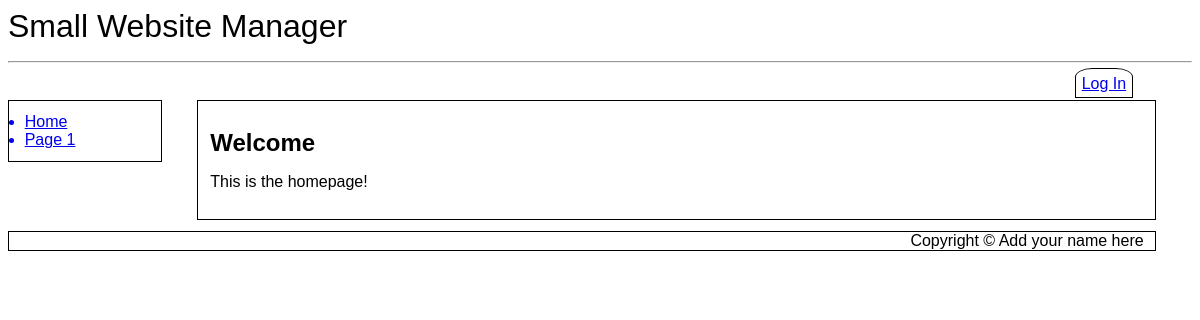
The page / on the database its author committed.
### tables this page shows
CREATE TABLE `SubMenus` (
  `MenuID` int(11) NOT NULL,
  `LinkID` int(11) NOT NULL,
  `Page_ID` int(11) NOT NULL DEFAULT 0,
  `Menu_Entry` varchar(20) NOT NULL,
  `Title` varchar(500) NOT NULL,
  `Active` tinyint(1) NOT NULL DEFAULT 1
);

CREATE TABLE `Cust_Pages` (
  `Page_ID` int(11) NOT NULL,
  `Page_Iteration` int(11) NOT NULL,
  `Parent_Iteration` int(11) NOT NULL DEFAULT 0,
  `Title` text NOT NULL,
  `Body` text NOT NULL,
  `Last_Modified` datetime NOT NULL DEFAULT current_timestamp(),
  `Last_Author` int(11) NOT NULL
);

### index.php (the view, shortened to what this page needs)
<?php
include ("db_connect.inc");
include ("header.inc");
include ("navbar.inc");
echo "<article id='main' style='margin-top: 0%'>";
echo "<div class='message'>$message</div><p>\r\n";
if ($_GET["page"]) {
	$handle = htmlspecialchars_decode($_GET["page"]);
	$handle = preg_replace('/_/', ' ', $handle);
	$query = "SELECT Cust_Pages.Title AS Title, Cust_Pages.Body AS Body FROM Cust_Pages INNER JOIN Cust_Pages_DATA ON Cust_Pages_DATA.Page_ID=Cust_Pages.Page_ID AND Cust_Pages_DATA.Page_Iteration=Cust_Pages.Page_Iteration WHERE Title='$handle' AND Cust_Pages_DATA.Active=1;";
} elseif ($_GET["pageID"] AND $_GET["iteration"]) {
	$query = "SELECT Title, Body FROM Cust_Pages WHERE Page_ID=".$_GET["pageID"]." AND Page_Iteration=".$_GET["iteration"]." ORDER BY Last_Modified DESC;";
} else {
	$query = "SELECT Cust_Pages.Title AS Title, Cust_Pages.Body AS Body FROM Cust_Pages INNER JOIN Cust_Pages_DATA ON Cust_Pages_DATA.Page_ID=Cust_Pages.Page_ID AND Cust_Pages_DATA.Page_Iteration=Cust_Pages.Page_Iteration WHERE Cust_Pages_DATA.Page_ID=1 AND Cust_Pages_DATA.Active=1;";
}
$result = mysqli_query($cxn,$query) or die ("Couldn't execute query.");
if ($row = mysqli_fetch_assoc($result))
{
	echo	"<h1>{$row['Title']}</h1>\r\n";
	echo	"<p>\r\n";
	$text = $row['Body'];
	$text = htmlentities($text);
	$patterns = array(
            "/\[link\](.*?)\[\/link\]/",
            "/\[url\](.*?)\[\/url\]/",
            "/\[img\](.*?)\[\/img\]/",
            "/\[b\](.*?)\[\/b\]/",
            "/\[u\](.*?)\[\/u\]/",
            "/\[i\](.*?)\[\/i\]/",
            "/\n/");
	$replacements = array(
            "<a href=\"\\1\">\\1</a>",
            "<a href=\"\\1\">\\1</a>",
            "<img src=\"\\1\">",
            "<strong>\\1</strong>",
            "<u>\\1</u>",
            "<em>\\1</em>",
            "<br>");
	$newText = preg_replace($patterns,$replacements, $text);
	echo $newText;
	echo "</p>\r\n";
}
echo "</article>\r\n";
include ("footer.inc");
?>

### navbar.inc (shortened to what this page needs)
<nav id="vnav1">
<?php
$query = "SELECT Menu_Entry, Title FROM SubMenus WHERE MenuID='1' AND Active=1 ORDER BY LinkID ASC LIMIT 10";
$result = mysqli_query($cxn,$query) or die ("Couldn't execute query.");
while($row = mysqli_fetch_assoc($result))
{
	$menuEntry = $row['Menu_Entry'];
	$pageTitle = $row['Title'];
	$pageTitle = preg_replace('/ /', '_', $pageTitle);
	echo "<a href='$pageTitle'>$menuEntry</a>\r\n";
}
?>
</nav>

### desktop.css (style rules this page uses)
* { font-family: Arial, sans-serif; box-sizing: border-box; }
h1, h2, h3 { padding: 0%; margin-top: 1%; margin-bottom: 1%; }
article#main { margin-left:16%; width: 81%; float:none; border: 1px solid black; padding: 1%; }
nav#vnav1 { width:13%; float:left; border: 1px solid black; padding: 1%; clear: both; margin-top: 0%; }
nav#vnav1 a { display: list-item; list-style-type: disc; margin-left: 3%; }

### rows shown on the page
submenus: Menu_Entry "Home"
submenus: Menu_Entry "Page 1"
cust_pages: Title "Welcome", Body "This is the homepage!"

### other values the page prints
$websiteName "Small Website Manager"
